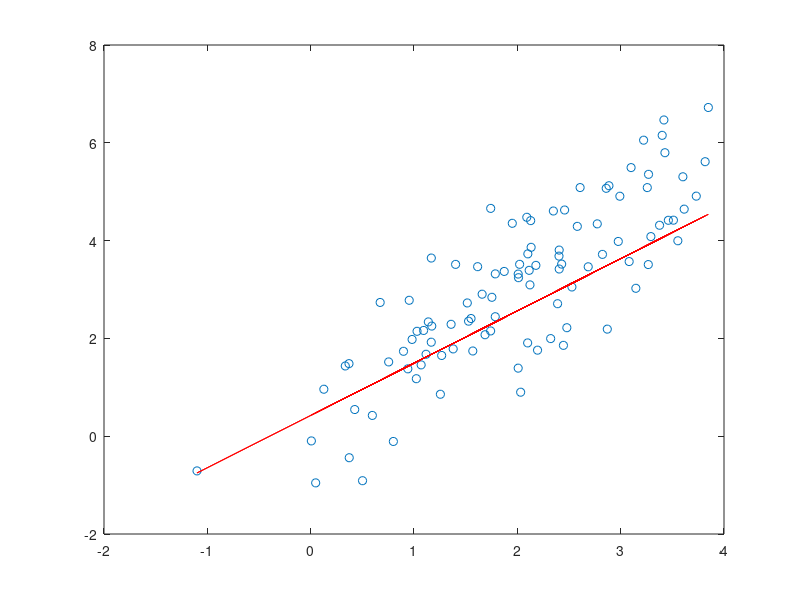

Here is the MATLAB script that generated this plot:
% batch gradient descent example 
% in univariate linear regression
% 2017-03-24 jkang
%
% y = th0 + th1*x

%% Training
% data
mu = [2,3];
sigma = [1,1.5;1.5,3];
n_input = 100;
r = mvnrnd(mu,sigma,n_input);

xdata = [ones(1,100);r(:,1)']; % (feature) x (example), padded with ones
ydata = r(:,2)';

% parameters
theta = [0, 0];
max_iter = 30;
alpha = 0.01;

% update
MSE = @(x,y,theta) 1/(2*length(x))*sum((theta*xdata - ydata).^2);
for i = 1:max_iter
    theta = theta - alpha*(1/n_input)*(theta*xdata - ydata)*xdata';
    fprintf('MSE=%.4f\n',MSE(xdata,ydata,theta))
end

%% Plot
plot(xdata(2,:),ydata,'o')
hold on
plot(xdata(2,:),theta*xdata,'r-')
hold off


